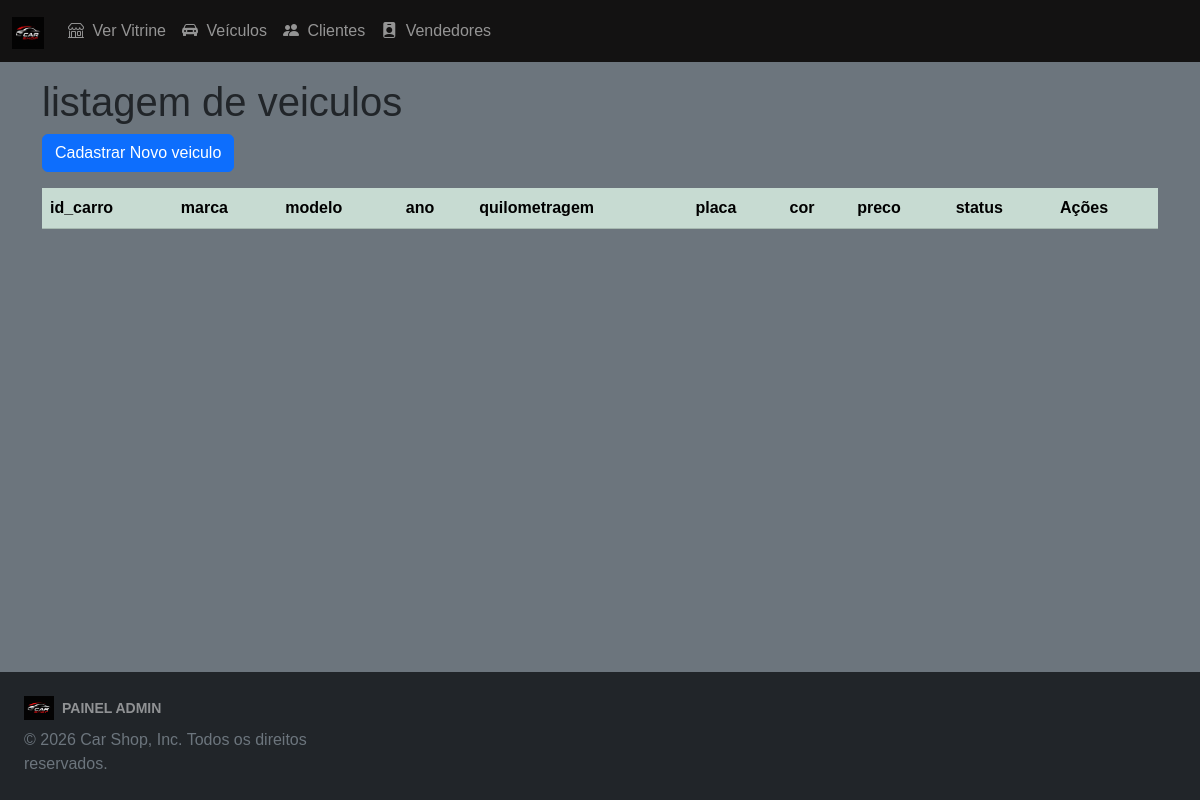
Page /veiculos-listagem.php on the earlier database version.
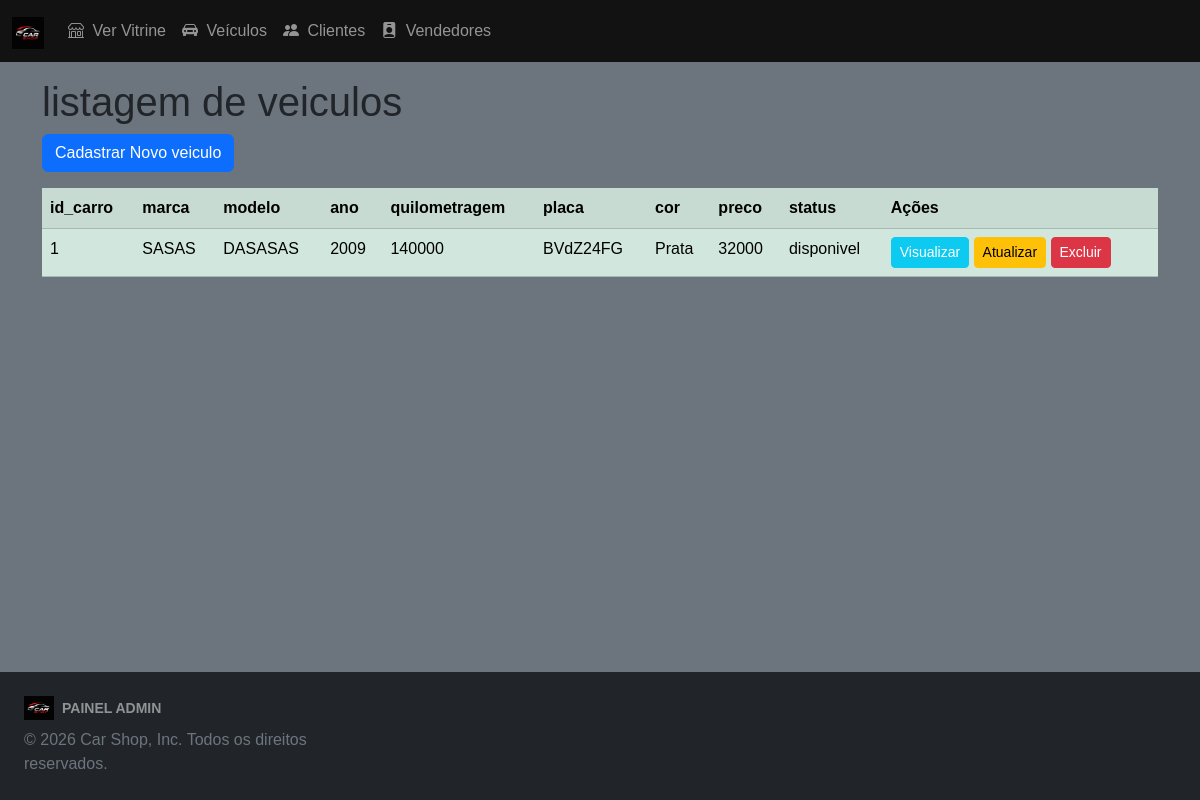
Same page on the later database version.
### tables this page shows
CREATE TABLE `tb_carro` (
  `id_carro` int(11) NOT NULL AUTO_INCREMENT,
  `placa` varchar(10) NOT NULL,
  `modelo` varchar(100) NOT NULL,
  `marca` varchar(100) NOT NULL,
  `ano` int(11) NOT NULL,
  `cor` varchar(30) NOT NULL,
  `quilometragem` decimal(10,0) NOT NULL,
  `foto` varchar(1000) NOT NULL,
  `preco` decimal(10,0) NOT NULL,
  `status` varchar(30) NOT NULL DEFAULT 'disponivel',
  PRIMARY KEY (`id_carro`)
);

### veiculos-listagem.php (the view, shortened to what this page needs)
<?php
include "include/inc-cabecalho.php";
include "include/inc-menu-administrador.php";
?>
<body class="d-flex flex-column min-vh-100 bg-secondary">
    <main class="container pt-3 mb-2">
        <h1>listagem de veiculos</h1>
        <div class="row">
         <div class="col">
            <a href="veiculos-cadastrar.php" class="btn btn-primary mb-3">Cadastrar Novo veiculo</a>
         </div>
        </div>
        <div class="row">
        <div class="col">
        <table class="table table-success table-striped">
            <tr>
            <th>id_carro</th>
            <th>marca</th>
            <th>modelo</th>
            <th>ano</th>
            <th>quilometragem</th>
            <th>placa</th>
            <th>cor</th>
            <th>preco</th>
            <th>status</th>
            <th scope="col">Ações</th>
            </tr>
            <?php
            include "inc-conexao.php";
            $sql = "select * from tb_carro order by id_carro, marca, modelo, ano, quilometragem, placa, foto, cor, preco, status";
            $resultado = mysqli_query($conexao, $sql);
            while($linha_resultado = mysqli_fetch_assoc($resultado)){
                echo "<tr>";
                echo "<td> {$linha_resultado['id_carro']} </td>";
                echo "<td> {$linha_resultado['marca']} </td>";
                echo "<td> {$linha_resultado['modelo']} </td>";
                echo "<td> {$linha_resultado['ano']} </td>";
                echo "<td> {$linha_resultado['quilometragem']} </td>";
                echo "<td> {$linha_resultado['placa']} </td>";
                echo "<td> {$linha_resultado['cor']} </td>";
                echo "<td> {$linha_resultado['preco']} </td>";
                echo "<td> {$linha_resultado['status']} </td>";
                echo "<td>";
                echo " <a href='veiculos-visualizar.php?id_carro={$linha_resultado['id_carro']}' class='btn btn-sm btn-info text-white'>Visualizar</a> ";
                echo " <a href='veiculos-atualizar.php?id_carro={$linha_resultado['id_carro']}' class='btn btn-sm btn-warning'>Atualizar</a> ";
                echo " <a href='veiculos-excluir.php?id_carro={$linha_resultado['id_carro']}' class='btn btn-sm btn-danger'>Excluir</a> ";
                echo "</td>";
                echo "</tr>";
            }
            ?>
                </table>
            </div>
        </div>
    </main>
    <?php include "include/inc-footer-administrador.php"?>
</body>

Differences in the rows shown:
added tb_carro: id_carro "1", marca "SASAS", modelo "DASASAS", ano "2009", quilometragem "140000", placa "BVdZ24FG", cor "Prata", preco "32000", status "disponivel"
